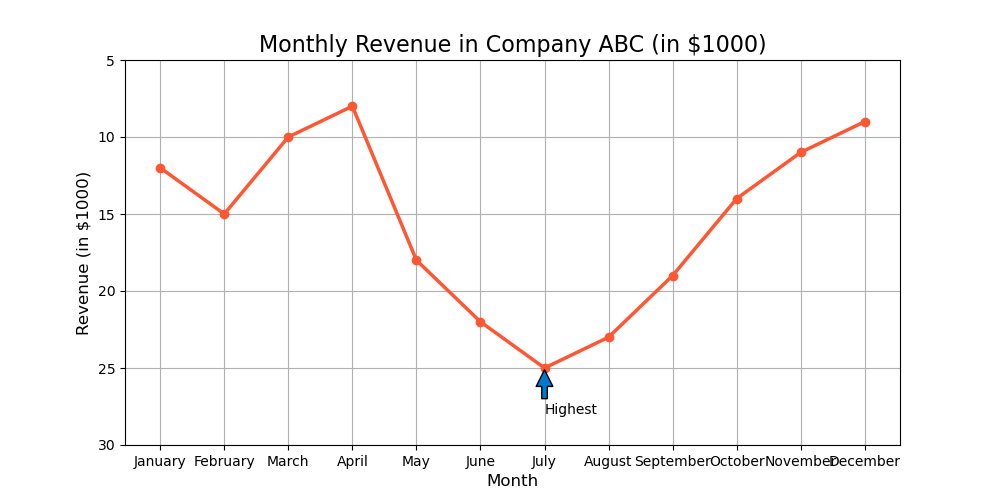

Generate this figure with Python:

import matplotlib.pyplot as plt

# Data
months = ['January', 'February', 'March', 'April', 'May', 'June', 'July', 'August', 'September', 'October', 'November', 'December']
revenue = [12, 15, 10, 8, 18, 22, 25, 23, 19, 14, 11, 9]

# Plotting the line chart
plt.figure(figsize=(10, 5))  # Change width and height of the chart
plt.plot(months, revenue, marker='o', linestyle='-', color='#ff5733', linewidth=2.5)  # Modify color scheme

# Adding title and labels
plt.title('Monthly Revenue in Company ABC (in $1000)', fontsize=16)
plt.xlabel('Month', fontsize=12)
plt.ylabel('Revenue (in $1000)', fontsize=12)

# Adding an annotation for the highest revenue
highest_revenue_index = revenue.index(max(revenue))
highest_revenue_month = months[highest_revenue_index]
plt.annotate('Highest', xy=(highest_revenue_index, max(revenue)), xytext=(highest_revenue_index, max(revenue) + 3),
             arrowprops=dict(facecolor='#007acc', shrink=0.05))

# Add a grid, set axis ranges and show the plot
plt.grid(True)
plt.ylim(5, 30)
plt.gca().invert_yaxis()  # Invert y-axis
plt.show()
